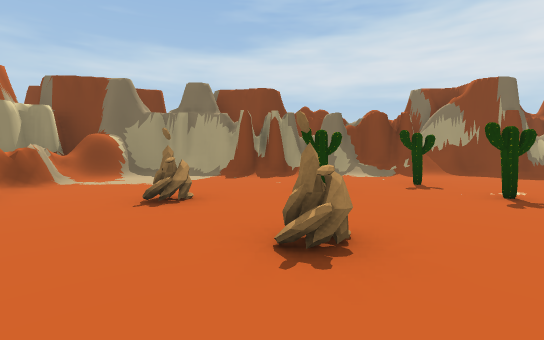
view 1 (above)

14 first-person views from a walk through a Unity game level. The camera is 1.2 m above the floor, tilts 4° down and sees 85° across. The floor is counted in squares, 1.66 m on a side. Each view is taken from the middle of a square. On the plan, view 1 faces up. The plan holds only what a view shows up to about 10 squares ahead; the rest is blank. The player is left out.

view 2
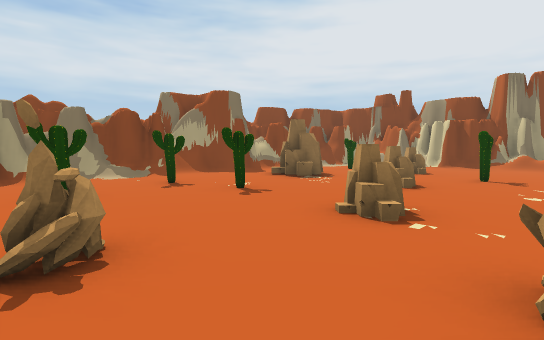

view 3
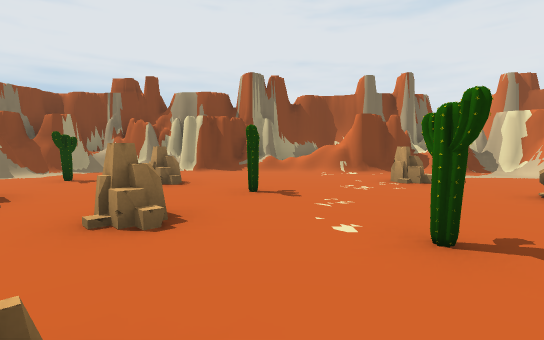

view 4
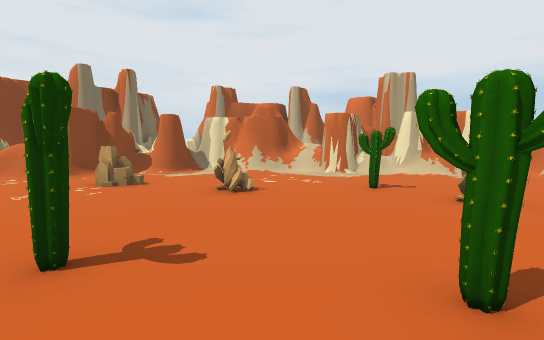

view 5
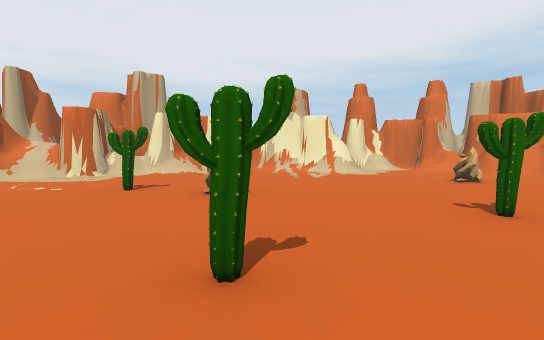

view 6
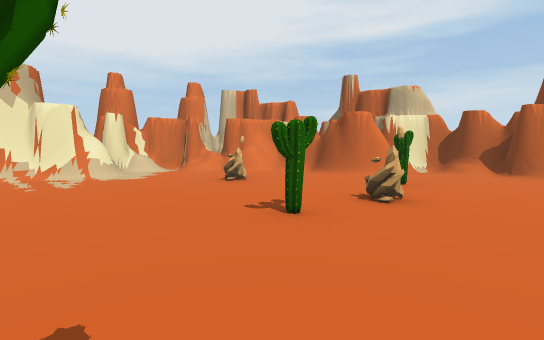

view 7
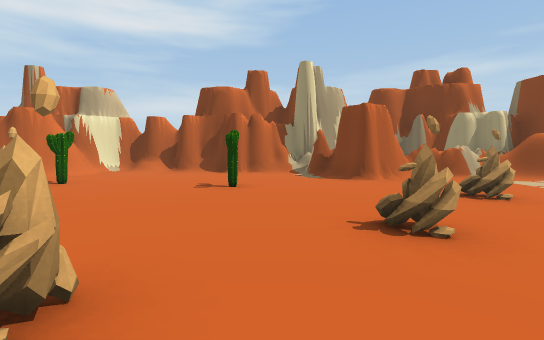

view 8
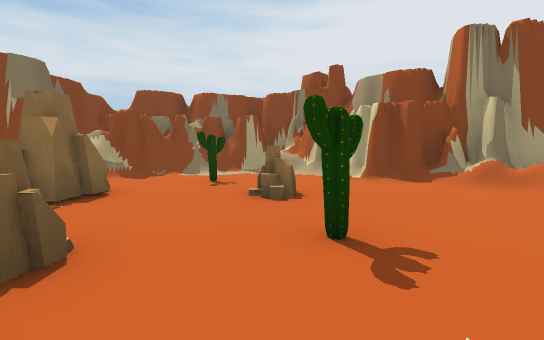

view 9
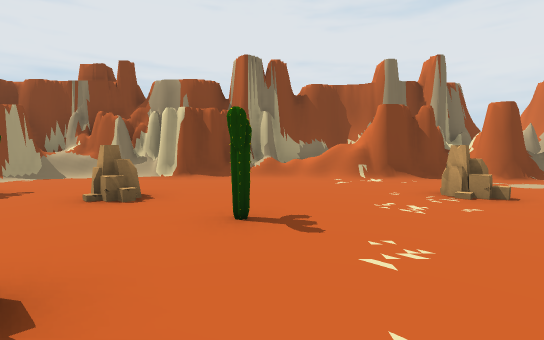

view 10
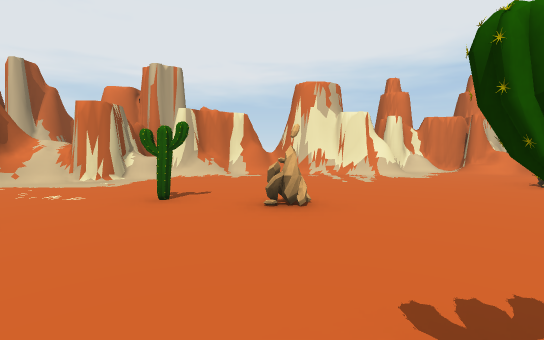

view 11
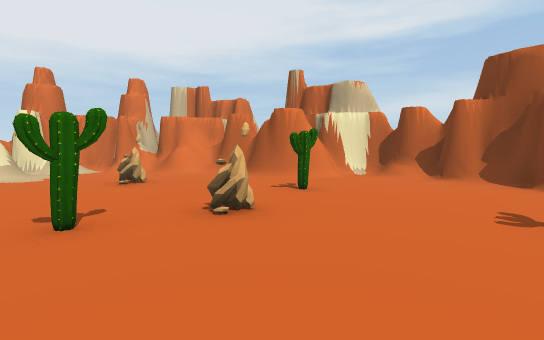

view 12
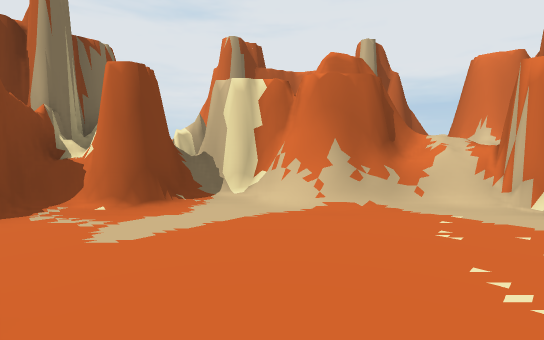

view 13
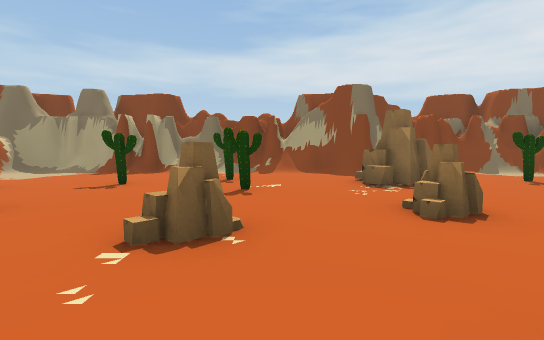

view 14
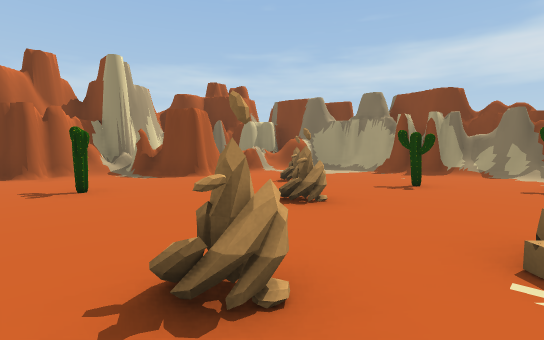

### Floor plan
Key: @ floor where view 1 was taken; # wall or solid block; . main floor; : floor 0.75 m higher than the main floor; / step, stairs or slope; = window, fence, low wall or low ledge; ^ raised ledge; C cactus; R rock.
Columns run from 7 left of view 1 to 14 right of it. Each row starts with its distance up from view 1.
  9   ##################
  8  ###..........#=..###
  7  #=.................#
  6  ##.......C../R..C..#
  5  ##.....C....RR.....#
  4  ##..R....C.........#
  3  ###............R...#
  2  #.....R..R..R......##
  1 ##.............C....:#
  0 ##..C..@.R..C.......=#
 -1 #...................=#
 -2 #.........C......R..##
 -3 #...C.RC......R.....#
 -4 #..................##
 -5 ###........R.C.....##
 -6   #...............###
 -7   #...R..........####
 -8   #/...........#^#
 -9   ##/........###
-10    ##/.####/####^ ^
-11     ####  ###  ####

Where each view was taken, in squares from view 1:
view 1: 0 up, 0 right, facing up
view 2: 0 up, 0 right, facing up-right
view 3: 1 up, 3 right, facing right
view 4: 0 up, 3 right, facing down-right
view 5: 0 up, 3 right, facing down
view 6: 1 down, 3 right, facing down-left
view 7: 1 up, 3 right, facing left
view 8: 0 up, 6 right, facing up-right
view 9: 1 up, 5 right, facing right
view 10: 1 down, 4 right, facing down
view 11: 0 up, 1 right, facing down-left
view 12: 3 down, 8 right, facing down-right
view 13: 1 down, 4 right, facing up
view 14: 1 down, 3 right, facing up-left
